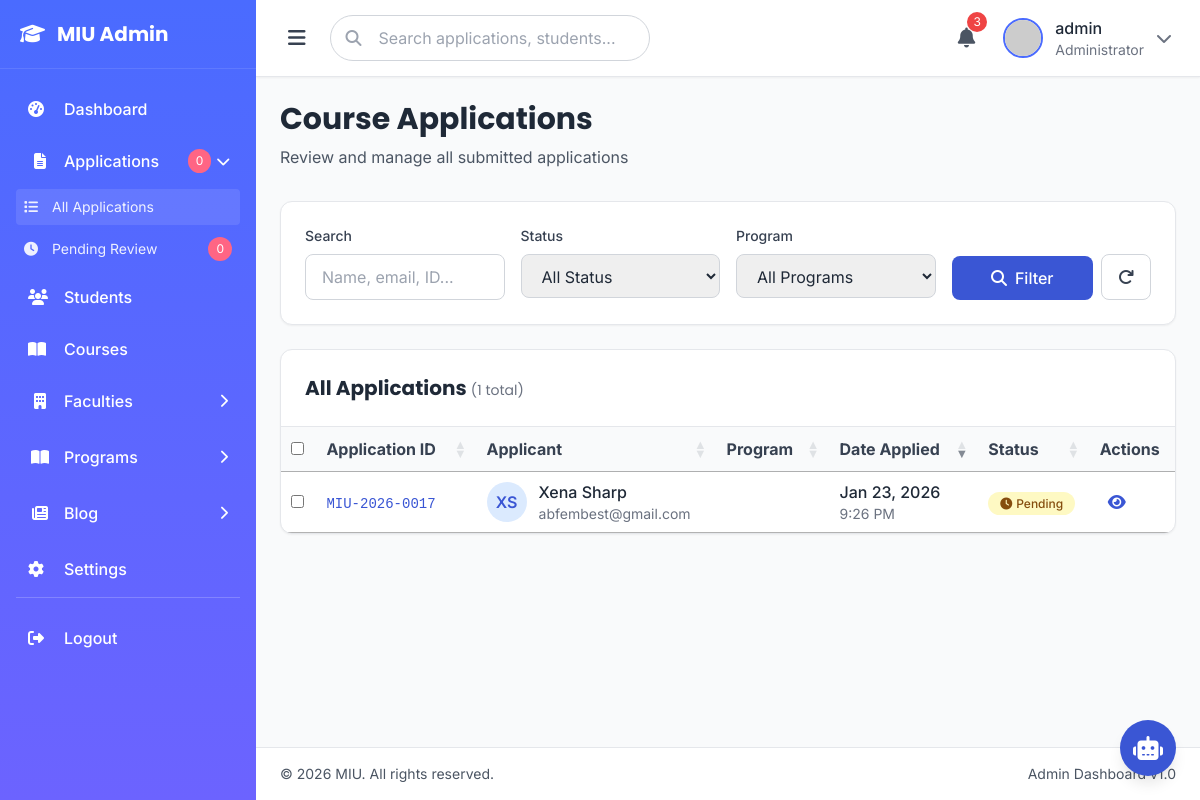
/management/applications/ (signed in), run on an earlier commit of the app's database.
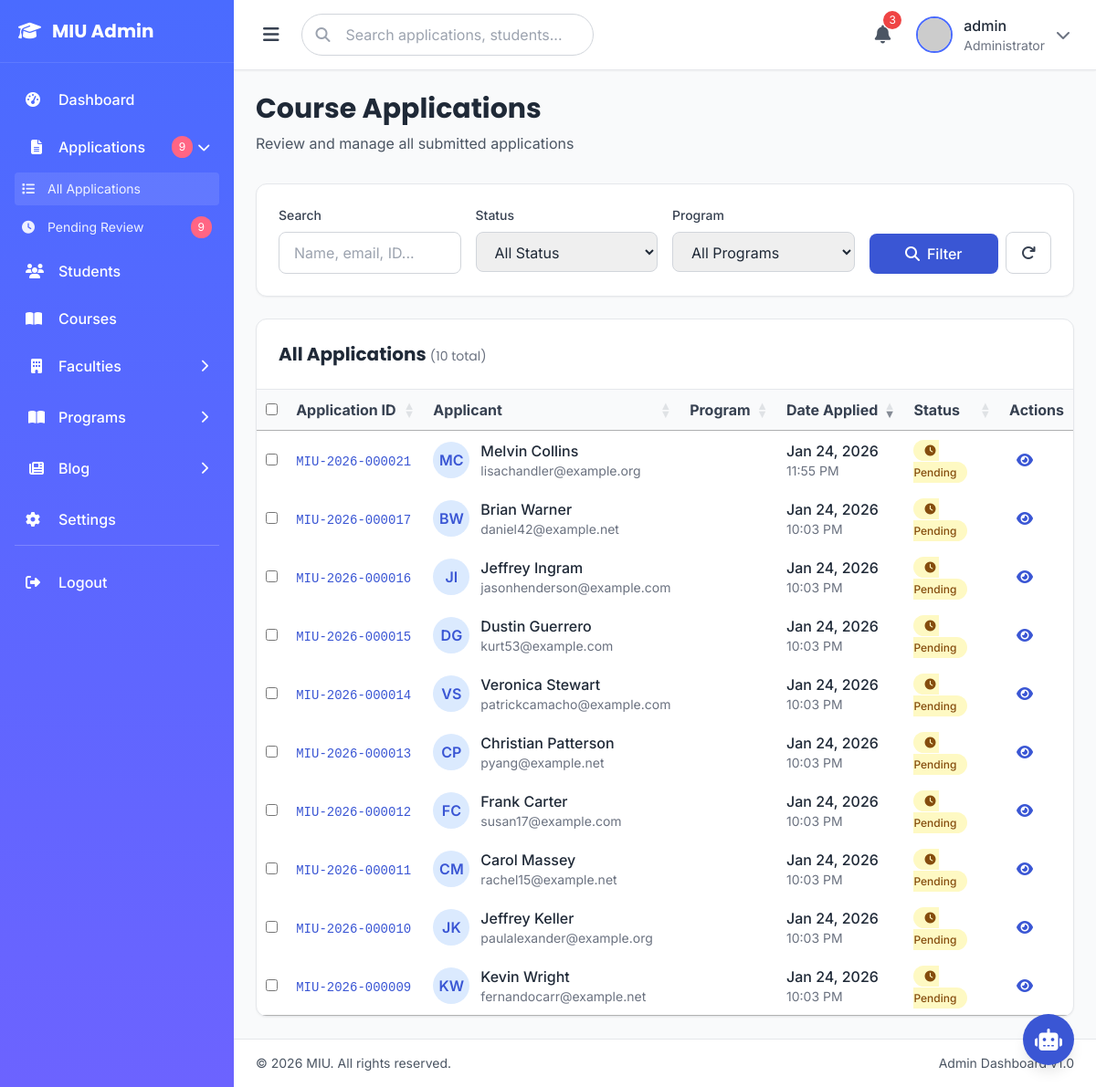
And on a later commit of the database.
### eduweb/models.py (models this page shows, shortened)
class CourseApplication(models.Model):
    GENDER_CHOICES = [
        ('male', 'Male'),
        ('female', 'Female'),
        ('non-binary', 'Non-binary'),
        ('prefer-not-to-say', 'Prefer not to say'),
    ]
    COUNTRY_CHOICES = [
        ('US', 'United States'),
        ('UK', 'United Kingdom'),
        ('CA', 'Canada'),
        ('AU', 'Australia'),
        ('IN', 'India'),
        ('CN', 'China'),
        ('NG', 'Nigeria'),
        ('BR', 'Brazil'),
        ('OTHER', 'Other'),
    ]
    REFERRAL_CHOICES = [
        ('website', 'University Website'),
        ('search-engine', 'Search Engine'),
        ('social-media', 'Social Media'),
        ('friend-family', 'Friend or Family'),
        ('education-fair', 'Education Fair'),
        ('school-counselor', 'School Counselor'),
        ('alumni', 'MIU Alumni'),
        ('other', 'Other'),
    ]
    STATUS_CHOICES = [
        ('draft', 'Draft'),
        ('pending_payment', 'Pending Payment'),
        ('submitted', 'Submitted'),
        ('under_review', 'Under Review'),
        ('reviewed', 'Reviewed'),
        ('accepted', 'Accepted'),
        ('rejected', 'Rejected'),
        ('waitlisted', 'Waitlisted'),
        ('withdrawn', 'Withdrawn'),
    ]
    application_id = models.CharField(max_length=50, unique=True, blank=True)
    user = models.ForeignKey(
        User,
        on_delete=models.CASCADE,
        related_name='applications',
        null=True,
        blank=True
    )
    first_name = models.CharField(max_length=100)
    last_name = models.CharField(max_length=100)
    email = models.EmailField()
    phone = models.CharField(max_length=20)
    date_of_birth = models.DateField(null=True, blank=True)
    country = models.CharField(max_length=100, choices=COUNTRY_CHOICES)
    gender = models.CharField(max_length=50, choices=GENDER_CHOICES)
    address = models.TextField()
    academic_history = models.JSONField(
        default=list,
        help_text="List of previous educational institutions and qualifications"
    )
    english_proficiency_test = models.CharField(max_length=50, blank=True)
    english_proficiency_score = models.CharField(max_length=20, blank=True)
    additional_qualifications = models.TextField(blank=True)
    course = models.ForeignKey(
        Course,
        on_delete=models.PROTECT,
        related_name='applications',
        help_text="The course being applied for"
    )
    intake = models.ForeignKey(
        CourseIntake,
        on_delete=models.PROTECT,
        related_name='applications',
        help_text="Specific intake period"
    )
    study_mode = models.CharField(
        max_length=20,
        choices=Course.STUDY_MODE_CHOICES,
        help_text="Preferred study mode"
    )
    scholarship_requested = models.BooleanField(default=False)
    financial_aid_requested = models.BooleanField(default=False)
    referral_source = models.CharField(
        max_length=100,
        blank=True,
        choices=REFERRAL_CHOICES
    )
    personal_statement = models.TextField(blank=True)
    status = models.CharField(
        max_length=20,
        choices=STATUS_CHOICES,
        default='draft'
    )
    reviewed_by = models.ForeignKey(
        User,
        on_delete=models.SET_NULL,
        null=True,
        blank=True,
        related_name='reviewed_applications'
    )
    reviewed_at = models.DateTimeField(null=True, blank=True)
    review_notes = models.TextField(blank=True)
    created_at = models.DateTimeField(default=timezone.now)
    submitted_at = models.DateTimeField(null=True, blank=True)
    updated_at = models.DateTimeField(auto_now=True)
    class Meta:
        ordering = ['-created_at']
        verbose_name = 'Course Application'
        verbose_name_plural = 'Course Applications'
        indexes = [
            models.Index(fields=['application_id']),
            models.Index(fields=['email']),
            models.Index(fields=['status']),
        ]
    def get_full_name(self):
        return f"{self.first_name} {self.last_name}"

### management/views.py (the view, shortened to what this page needs)
# urls.py: path('applications/', views.applications_list, name='applications_list'),
@login_required(login_url='eduweb:auth_page')
@user_passes_test(is_admin)
def applications_list(request):
    applications = CourseApplication.objects.select_related('user').order_by('-created_at')
    search_query = request.GET.get('search', '')
    status_filter = request.GET.get('status', '')
    program_filter = request.GET.get('program', '')
    if status_filter == 'pending':
        applications = applications.filter(status__in=['submitted', 'under_review'])
    elif status_filter == 'reviewed':
        applications = applications.filter(status='reviewed')
    elif status_filter == 'accepted':
        applications = applications.filter(status='accepted')
    elif status_filter == 'rejected':
        applications = applications.filter(status='rejected')
    if program_filter:
        applications = applications.filter(course__id=program_filter)
    paginator = Paginator(applications, 15)  # 15 applications per page
    page_number = request.GET.get('page', 1)
    page_obj = paginator.get_page(page_number)
    pending_count = CourseApplication.objects.filter(status__in=['submitted', 'under_review']).count()
    from eduweb.models import Course
    context = {
        'applications': page_obj,
        'courses': Course.objects.filter(is_active=True).select_related('faculty'),
        'pending_count': pending_count,
    }
    return render(request, 'management/applications.html', context)

### eduweb/context.py (called while the page is built)
def navigation_data(request):
    faculties = Faculty.objects.filter(is_active=True).prefetch_related('courses')[:11]
    courses = Course.objects.filter(is_active=True).select_related('faculty')[:11]
    return {
        'all_faculties': faculties,
        'all_courses': courses,
    }

### eduweb/views.py (called while the page is built)
def application_status_context(request):
    has_pending_application = False
    if request.user.is_authenticated:
        has_pending_application = CourseApplication.objects.filter(
            user=request.user,
            status__in=['submitted', 'under_review', 'reviewed']
        ).exists()
    return {'has_pending_application': has_pending_application}

### management/views.py (called while the page is built)
def is_admin(user):
    return user.is_staff or user.is_superuser

### templates/management/applications.html (shortened to what the changed rows need)
{% extends 'management/base.html' %}
{% load static %}
{% block content %}
<div class="mb-8">
    <h1 class="text-2xl md:text-3xl font-bold text-gray-800 mb-2 font-display">Course Applications</h1>
</div>
<div class="bg-white rounded-xl shadow-sm border border-gray-200 overflow-hidden">
    <div class="p-6 border-b border-gray-200">
        <div class="flex flex-col md:flex-row md:items-center justify-between">
            <h3 class="text-xl font-bold text-gray-800 mb-4 md:mb-0 font-display">
                All Applications
                <span class="text-sm font-normal text-gray-500">({{ applications.paginator.count }} total)</span>
            </h3>
        </div>
    </div>
    <div class="overflow-x-auto">
        <table id="applicationsTable" class="w-full">
            <thead class="bg-gray-50 sticky top-0 z-10">
                <tr>
                    <th scope="col" class="py-4 px-6 text-left font-semibold text-gray-700">
                        <input type="checkbox" id="selectAll" class="rounded border-gray-300 text-primary-600 focus:ring-primary-500" aria-label="Select all applications">
                    </th>
                    <th scope="col" class="py-4 px-6 text-left font-semibold text-gray-700">Application ID</th>
                    <th scope="col" class="py-4 px-6 text-left font-semibold text-gray-700">Applicant</th>
                    <th scope="col" class="py-4 px-6 text-left font-semibold text-gray-700">Program</th>
                    <th scope="col" class="py-4 px-6 text-left font-semibold text-gray-700">Date Applied</th>
                    <th scope="col" class="py-4 px-6 text-left font-semibold text-gray-700">Status</th>
                    <th scope="col" class="py-4 px-6 text-left font-semibold text-gray-700">Actions</th>
                </tr>
            </thead>
            <tbody>
                {% for application in applications %}
                <tr class="border-b border-gray-100 hover:bg-gray-50 transition-colors">
                    <td class="py-4 px-6">
                        <input type="checkbox" class="application-checkbox rounded border-gray-300 text-primary-600 focus:ring-primary-500" value="{{ application.id }}" aria-label="Select application {{ application.application_id }}">
                    </td>
                    <td class="py-4 px-6">
                        <span class="font-mono text-sm font-medium text-primary-600">{{ application.application_id }}</span>
                    </td>
                    <td class="py-4 px-6">
                        <div class="flex items-center">
                            <div class="w-10 h-10 rounded-full bg-primary-100 flex items-center justify-center text-primary-600 font-semibold mr-3">
                                {{ application.first_name|slice:":1" }}{{ application.last_name|slice:":1" }}
                            </div>
                            <div>
                                <div class="font-medium text-gray-800">{{ application.get_full_name }}</div>
                                <div class="text-sm text-gray-500">{{ application.email }}</div>
                            </div>
                        </div>
                    </td>
                    <td class="py-4 px-6">
                    </td>
                    <td class="py-4 px-6">
                        <div class="font-medium text-gray-800">{{ application.created_at|date:"M d, Y" }}</div>
                        <div class="text-sm text-gray-500">{{ application.created_at|date:"g:i A" }}</div>
                    </td>
                    <td class="py-4 px-6">
                        {% if application.is_reviewed %}
                        <span class="px-3 py-1 rounded-full text-xs font-medium bg-green-100 text-green-800">
                            <i class="fas fa-check-circle mr-1" aria-hidden="true"></i>Reviewed
                        </span>
                        {% else %}
                        <span class="px-3 py-1 rounded-full text-xs font-medium bg-yellow-100 text-yellow-800">
                            <i class="fas fa-clock mr-1" aria-hidden="true"></i>Pending
                        </span>
                        {% endif %}
                    </td>
                    <td class="py-4 px-6">
                        <div class="flex space-x-2">
                            <a href="{% url 'management:application_detail' application.id %}" class="text-primary-600 hover:text-primary-800 p-2 rounded hover:bg-primary-50 transition-colors" title="View details" aria-label="View application {{ application.application_id }}">
                                <i class="fas fa-eye" aria-hidden="true"></i>
                            </a>
                        </div>
                    </td>
                </tr>
                {% endfor %}
            </tbody>
        </table>
    </div>
</div>
{% endblock %}

### templates/management/base.html (shortened to what the changed rows need)
{% load static %}
<!DOCTYPE html>
<html lang="en" class="scroll-smooth">
<head>
    <script src="https://cdn.tailwindcss.com"></script>
    <link rel="stylesheet" href="https://cdnjs.cloudflare.com/ajax/libs/font-awesome/6.4.0/css/all.min.css">
    <link rel="stylesheet" href="https://cdn.datatables.net/1.13.7/css/jquery.dataTables.min.css">
    <link rel="stylesheet" href="https://cdn.datatables.net/buttons/2.4.2/css/buttons.dataTables.min.css">
</head>
<body class="bg-gray-50 text-gray-800 font-sans antialiased">
    <div class="flex min-h-screen">
        <aside id="sidebar" class="w-64 bg-gradient-to-b from-primary-500 to-secondary-500 text-white flex-shrink-0 fixed inset-y-0 left-0 z-40 transform -translate-x-full md:translate-x-0 transition-transform duration-300">
            <div class="flex flex-col h-full">
                <nav class="flex-1 overflow-y-auto p-4" aria-label="Main navigation">
                    <ul class="space-y-1">
                        <li>
                            <button class="flex items-center justify-between w-full p-3 text-white hover:bg-white/10 transition-all rounded menu-toggle" data-target="applicationsMenu" aria-expanded="false">
                                <div class="flex items-center">
                                    <span class="bg-accent-500 text-white text-xs px-2 py-1 rounded-full mr-2">{{ pending_count|default:0 }}</span>
                                    <i class="fas fa-chevron-right text-sm transition-transform duration-300 menu-arrow" aria-hidden="true"></i>
                                </div>
                            </button>
                            <ul id="applicationsMenu" class="mt-1 space-y-1 max-h-0 overflow-hidden transition-all duration-400">
                                <li>
                                    <a href="{% url 'management:applications_list' %}?status=pending" class="flex items-center justify-between p-2 text-white/90 hover:bg-white/5 rounded text-sm transition-all">
                                        <div class="flex items-center">
                                            <i class="fas fa-clock w-5 mr-2" aria-hidden="true"></i>
                                            <span>Pending Review</span>
                                        </div>
                                        <span class="bg-accent-500 text-white text-xs px-2 py-1 rounded-full">{{ pending_count|default:0 }}</span>
                                    </a>
                                </li>
                            </ul>
                        </li>
                    </ul>
                </nav>
            </div>
        </aside>
        <div class="flex-1 flex flex-col min-h-screen md:ml-64">
            <main class="flex-1 p-4 md:p-6">
                {% block content %}{% endblock %}
            </main>
        </div>
    </div>
</body>
</html>

What changed in the data, as far as the page shows it:
added CourseApplication: application_id "MIU-2026-000021", first_name "M", last_name "C", get_full_name "Melvin Collins", email "lisachandler@example.org", created_at "Jan 24, 2026", created_at "11:55 PM"
changed CourseApplication: application_id "MIU-2026-0017" → "MIU-2026-000017"; first_name "X" → "B"; last_name "S" → "W"; get_full_name "Xena Sharp" → "Brian Warner"; email "abfembest@gmail.com" → "daniel42@example.net"; created_at "Jan 23, 2026" → "Jan 24, 2026"; created_at "9:26 PM" → "10:03 PM"
added CourseApplication: application_id "MIU-2026-000016", first_name "J", last_name "I", get_full_name "Jeffrey Ingram", email "jasonhenderson@example.com", created_at "Jan 24, 2026", created_at "10:03 PM"
added CourseApplication: application_id "MIU-2026-000015", first_name "D", last_name "G", get_full_name "Dustin Guerrero", email "kurt53@example.com", created_at "Jan 24, 2026", created_at "10:03 PM"
added CourseApplication: application_id "MIU-2026-000014", first_name "V", last_name "S", get_full_name "Veronica Stewart", email "patrickcamacho@example.com", created_at "Jan 24, 2026", created_at "10:03 PM"
added CourseApplication: application_id "MIU-2026-000013", first_name "C", last_name "P", get_full_name "Christian Patterson", email "pyang@example.net", created_at "Jan 24, 2026", created_at "10:03 PM"
added CourseApplication: application_id "MIU-2026-000012", first_name "F", last_name "C", get_full_name "Frank Carter", email "susan17@example.com", created_at "Jan 24, 2026", created_at "10:03 PM"
added CourseApplication: application_id "MIU-2026-000011", first_name "C", last_name "M", get_full_name "Carol Massey", email "rachel15@example.net", created_at "Jan 24, 2026", created_at "10:03 PM"
added CourseApplication: application_id "MIU-2026-000010", first_name "J", last_name "K", get_full_name "Jeffrey Keller", email "paulalexander@example.org", created_at "Jan 24, 2026", created_at "10:03 PM"
added CourseApplication: application_id "MIU-2026-000009", first_name "K", last_name "W", get_full_name "Kevin Wright", email "fernandocarr@example.net", created_at "Jan 24, 2026", created_at "10:03 PM"
Also different on the page:
{{ pending_count|default:0 }}: "0" → "9"
{{ applications.paginator.count }}: "1" → "10"
